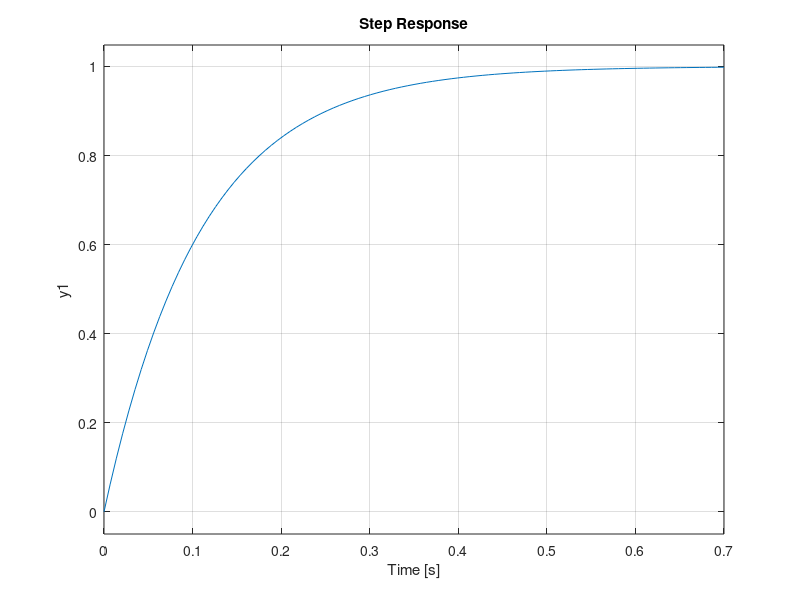
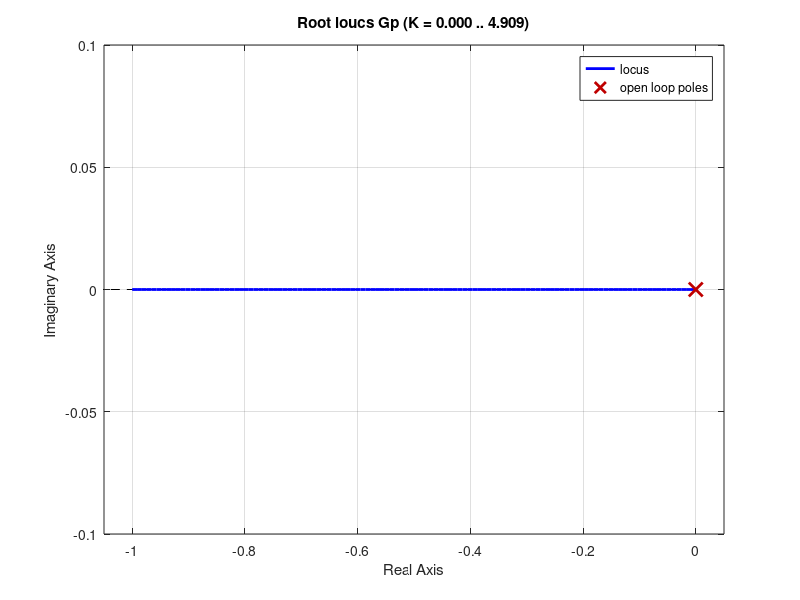
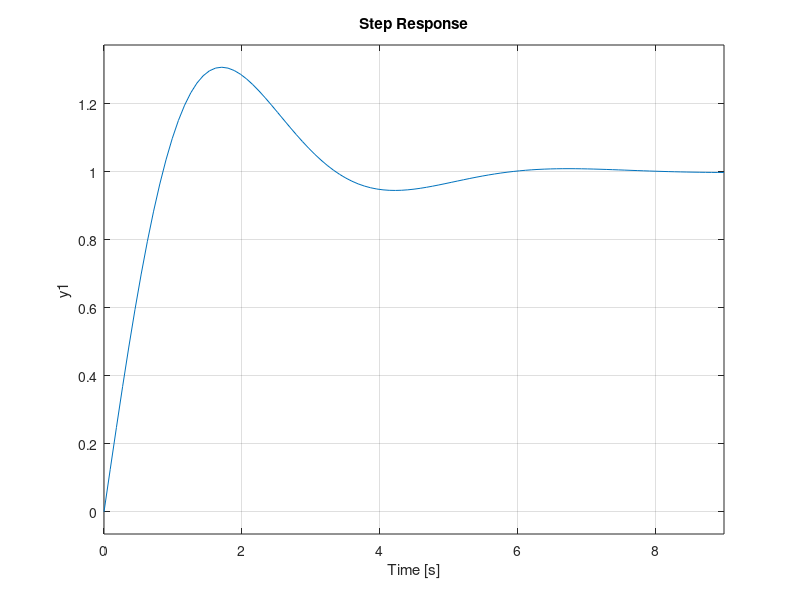
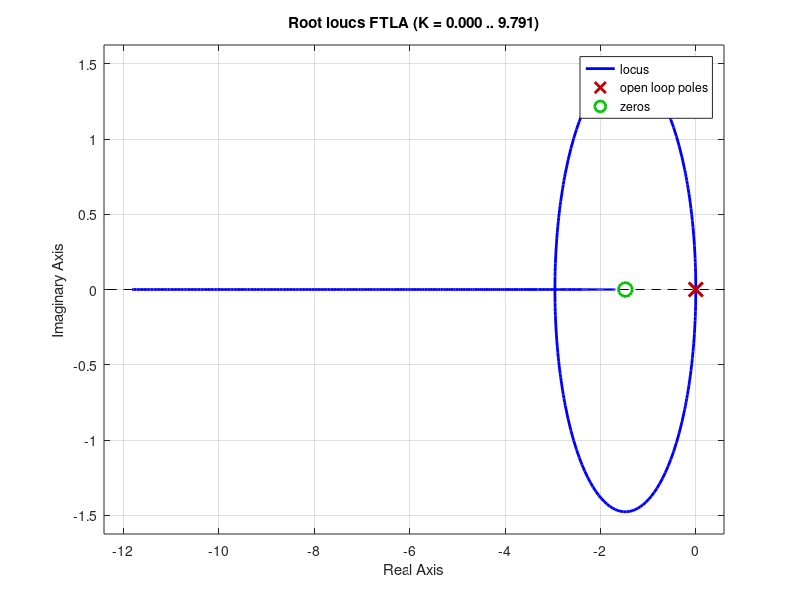

Reproduce these figures in MATLAB, in order. (Note: this script raises an error after producing the figures.)
%Seccion: analisis de estabilidad

num=[2580];
den=[12664 1];
Gp = tf(num,den)

%% Proporcional
kp = [2,10,45];
figure(1)
hold on;
for i = 1:length(kp)
    Gc = kp(i);
    FTLA = Gp*Gc;
    FTLC = feedback(FTLA,1);
    step(FTLC);
end

figure(2) %root locus
rlocus(Gp)


%% PI
kp = 6.77;
ki = [.5,1.38,10];

figure(3); 
hold on;
for i = 1:length(ki)
    Gc = kp + tf([ki(i)],[1 0]);
    
    FTLA = Gp*Gc
    FTLC = feedback(FTLA,1);
    step(FTLC);
end

figure(4);
rlocus(FTLA);
% se anadio un polo en 0, aumentando el tipo de sistema en 1

%% PD

kp=6.847;
kd= [0,1,5]; %Error en respuesta?

figure(5); 
hold on;
for i = 1:length(kd)
    Gc = kp + tf([kd(i) 0],[1]);
    FTLA = Gp*Gc;
    
    FTLC = feedback(FTLA,1);
    step(FTLC);
end

figure(6);
rlocus(FTLA);

%% PID
Kp = 6.178;
Ki = 1;
Kd = 0;

Gc = Kp + tf([Ki],[1 0]) + tf([kd 0],[1]);
FTLA = Gp*Gc;
figure(7);
rlocus(FTLA);
